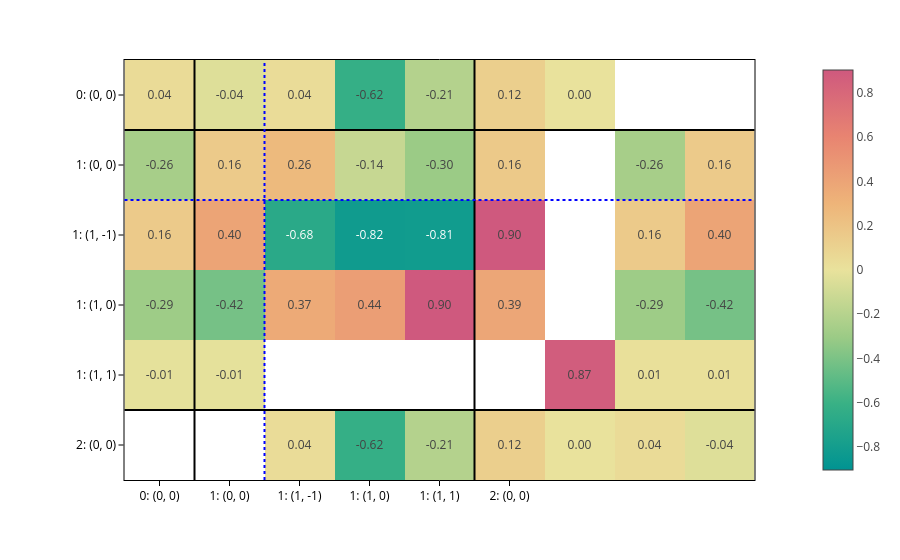
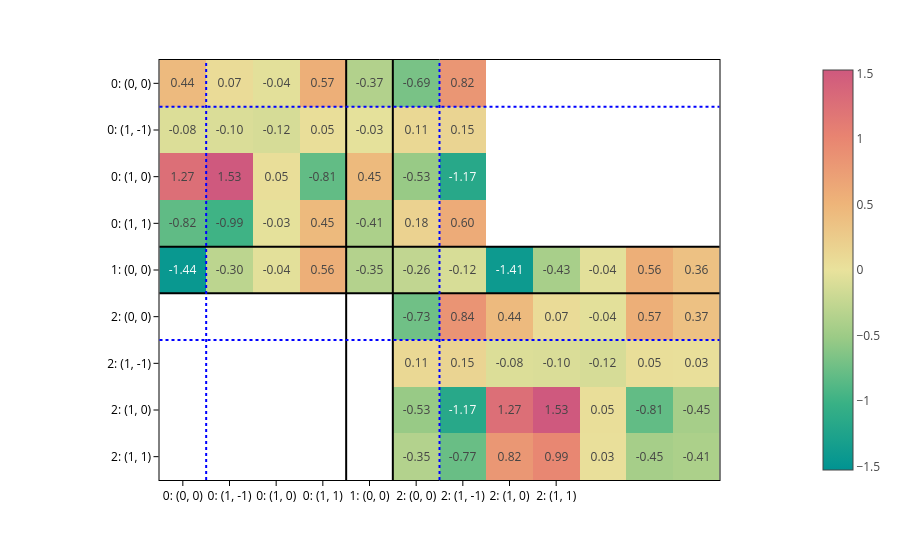

The code cell stored with these charts, in order, in its notebook:
### Markdown cell above
As we already did in the previous notebook, we can plot the matrices:

### Code cell
for config, matrix in zip(configs, matrices):
    plot_basis_matrix(
        matrix,
        config,
        point_lines={"color": "black"},
        basis_lines={"color": "blue"},
        colorscale="temps",
        text=".2f",
        basis_labels=True,
    ).show()

### Figure 1 — Plotly figure (JSON) as saved in the notebook; plotly's stock layout.template omitted (floating-point values rounded to 4 significant figures)
{"data": [{"coloraxis": "coloraxis", "hovertemplate": "x: %{x}<br>y: %{y}<br>color: %{z}<extra></extra>", "name": "0", "texttemplate": "%{z:.2f}", "type": "heatmap", "xaxis": "x", "yaxis": "y", "z": [[0.04382, -0.04479, 0.03604, -0.6215, -0.209, 0.1248, 0.0008737, NaN, NaN], [-0.2564, 0.1575, 0.2628, -0.1388, -0.3042, 0.1629, NaN, -0.2564, 0.1575], [0.159, 0.4044, -0.6825, -0.8203, -0.8135, 0.9033, NaN, 0.159, 0.4044], [-0.2937, -0.4174, 0.3655, 0.4393, 0.9033, 0.3896, NaN, -0.2937, -0.4174], [-0.01422, -0.0137, NaN, NaN, NaN, NaN, 0.8733, 0.01422, 0.0137], [NaN, NaN, 0.03604, -0.6215, -0.209, 0.1248, -0.0008737, 0.04382, -0.04479]]}], "layout": {"coloraxis": {"cmid": 0, "colorscale": [[0, "rgb(0, 147, 146)"], [0.1667, "rgb(57, 177, 133)"], [0.3333, "rgb(156, 203, 134)"], [0.5, "rgb(233, 226, 156)"], [0.6667, "rgb(238, 180, 121)"], [0.8333, "rgb(232, 132, 113)"], [1, "rgb(207, 89, 126)"]]}, "margin": {"t": 60}, "shapes": [{"line": {"color": "black"}, "type": "line", "x0": 0, "x1": 1, "xref": "x domain", "y0": 0.5, "y1": 0.5, "yref": "y"}, {"line": {"color": "black"}, "type": "line", "x0": 0.5, "x1": 0.5, "xref": "x", "y0": 0, "y1": 1, "yref": "y domain"}, {"line": {"color": "black"}, "type": "line", "x0": 0, "x1": 1, "xref": "x domain", "y0": 4.5, "y1": 4.5, "yref": "y"}, {"line": {"color": "black"}, "type": "line", "x0": 4.5, "x1": 4.5, "xref": "x", "y0": 0, "y1": 1, "yref": "y domain"}, {"line": {"color": "blue", "dash": "dot"}, "type": "line", "x0": 0, "x1": 1, "xref": "x domain", "y0": 1.5, "y1": 1.5, "yref": "y"}, {"line": {"color": "blue", "dash": "dot"}, "type": "line", "x0": 1.5, "x1": 1.5, "xref": "x", "y0": 0, "y1": 1, "yref": "y domain"}], "xaxis": {"anchor": "y", "constrain": "domain", "domain": [0, 1], "scaleanchor": "y", "ticktext": ["0: (0, 0)", "1: (0, 0)", "1: (1, -1)", "1: (1, 0)", "1: (1, 1)", "2: (0, 0)"], "tickvals": [0, 1, 2, 3, 4, 5]}, "yaxis": {"anchor": "x", "autorange": "reversed", "constrain": "domain", "domain": [0, 1], "ticktext": ["0: (0, 0)", "1: (0, 0)", "1: (1, -1)", "1: (1, 0)", "1: (1, 1)", "2: (0, 0)"], "tickvals": [0, 1, 2, 3, 4, 5]}}}

### Figure 2 — Plotly figure (JSON) as saved in the notebook; plotly's stock layout.template omitted (floating-point values rounded to 4 significant figures)
{"data": [{"coloraxis": "coloraxis", "hovertemplate": "x: %{x}<br>y: %{y}<br>color: %{z}<extra></extra>", "name": "0", "texttemplate": "%{z:.2f}", "type": "heatmap", "xaxis": "x", "yaxis": "y", "z": [[0.4398, 0.0726, -0.0374, 0.5665, -0.3654, -0.6893, 0.8243, NaN, NaN, NaN, NaN, NaN], [-0.08392, -0.1009, -0.1226, 0.04555, -0.02938, 0.1116, 0.1513, NaN, NaN, NaN, NaN, NaN], [1.271, 1.528, 0.04555, -0.8095, 0.445, -0.5295, -1.173, NaN, NaN, NaN, NaN, NaN], [-0.8199, -0.9854, -0.02938, 0.445, -0.4067, 0.1784, 0.5997, NaN, NaN, NaN, NaN, NaN], [-1.445, -0.2966, -0.04159, 0.5587, -0.3503, -0.2622, -0.1184, -1.41, -0.4278, -0.04159, 0.5587, 0.3612], [NaN, NaN, NaN, NaN, NaN, -0.733, 0.8439, 0.4398, 0.0726, -0.0374, 0.5665, 0.3654], [NaN, NaN, NaN, NaN, NaN, 0.1116, 0.1513, -0.08392, -0.1009, -0.1226, 0.04555, 0.02938], [NaN, NaN, NaN, NaN, NaN, -0.5295, -1.173, 1.271, 1.528, 0.04555, -0.8095, -0.445], [NaN, NaN, NaN, NaN, NaN, -0.3548, -0.7697, 0.8199, 0.9854, 0.02938, -0.445, -0.4067]]}], "layout": {"coloraxis": {"cmid": 0, "colorscale": [[0, "rgb(0, 147, 146)"], [0.1667, "rgb(57, 177, 133)"], [0.3333, "rgb(156, 203, 134)"], [0.5, "rgb(233, 226, 156)"], [0.6667, "rgb(238, 180, 121)"], [0.8333, "rgb(232, 132, 113)"], [1, "rgb(207, 89, 126)"]]}, "margin": {"t": 60}, "shapes": [{"line": {"color": "black"}, "type": "line", "x0": 0, "x1": 1, "xref": "x domain", "y0": 3.5, "y1": 3.5, "yref": "y"}, {"line": {"color": "black"}, "type": "line", "x0": 3.5, "x1": 3.5, "xref": "x", "y0": 0, "y1": 1, "yref": "y domain"}, {"line": {"color": "black"}, "type": "line", "x0": 0, "x1": 1, "xref": "x domain", "y0": 4.5, "y1": 4.5, "yref": "y"}, {"line": {"color": "black"}, "type": "line", "x0": 4.5, "x1": 4.5, "xref": "x", "y0": 0, "y1": 1, "yref": "y domain"}, {"line": {"color": "blue", "dash": "dot"}, "type": "line", "x0": 0, "x1": 1, "xref": "x domain", "y0": 0.5, "y1": 0.5, "yref": "y"}, {"line": {"color": "blue", "dash": "dot"}, "type": "line", "x0": 0.5, "x1": 0.5, "xref": "x", "y0": 0, "y1": 1, "yref": "y domain"}, {"line": {"color": "blue", "dash": "dot"}, "type": "line", "x0": 0, "x1": 1, "xref": "x domain", "y0": 5.5, "y1": 5.5, "yref": "y"}, {"line": {"color": "blue", "dash": "dot"}, "type": "line", "x0": 5.5, "x1": 5.5, "xref": "x", "y0": 0, "y1": 1, "yref": "y domain"}], "xaxis": {"anchor": "y", "constrain": "domain", "domain": [0, 1], "scaleanchor": "y", "ticktext": ["0: (0, 0)", "0: (1, -1)", "0: (1, 0)", "0: (1, 1)", "1: (0, 0)", "2: (0, 0)", "2: (1, -1)", "2: (1, 0)", "2: (1, 1)"], "tickvals": [0, 1, 2, 3, 4, 5, 6, 7, 8]}, "yaxis": {"anchor": "x", "autorange": "reversed", "constrain": "domain", "domain": [0, 1], "ticktext": ["0: (0, 0)", "0: (1, -1)", "0: (1, 0)", "0: (1, 1)", "1: (0, 0)", "2: (0, 0)", "2: (1, -1)", "2: (1, 0)", "2: (1, 1)"], "tickvals": [0, 1, 2, 3, 4, 5, 6, 7, 8]}}}
